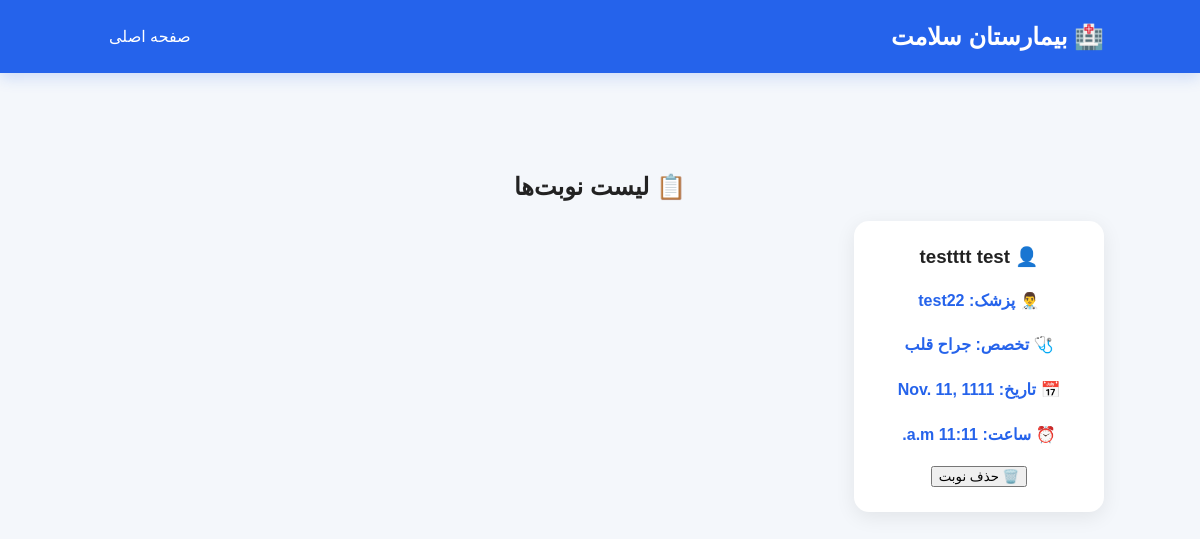
/appointments/ (signed in), run on an earlier commit of the app's database.
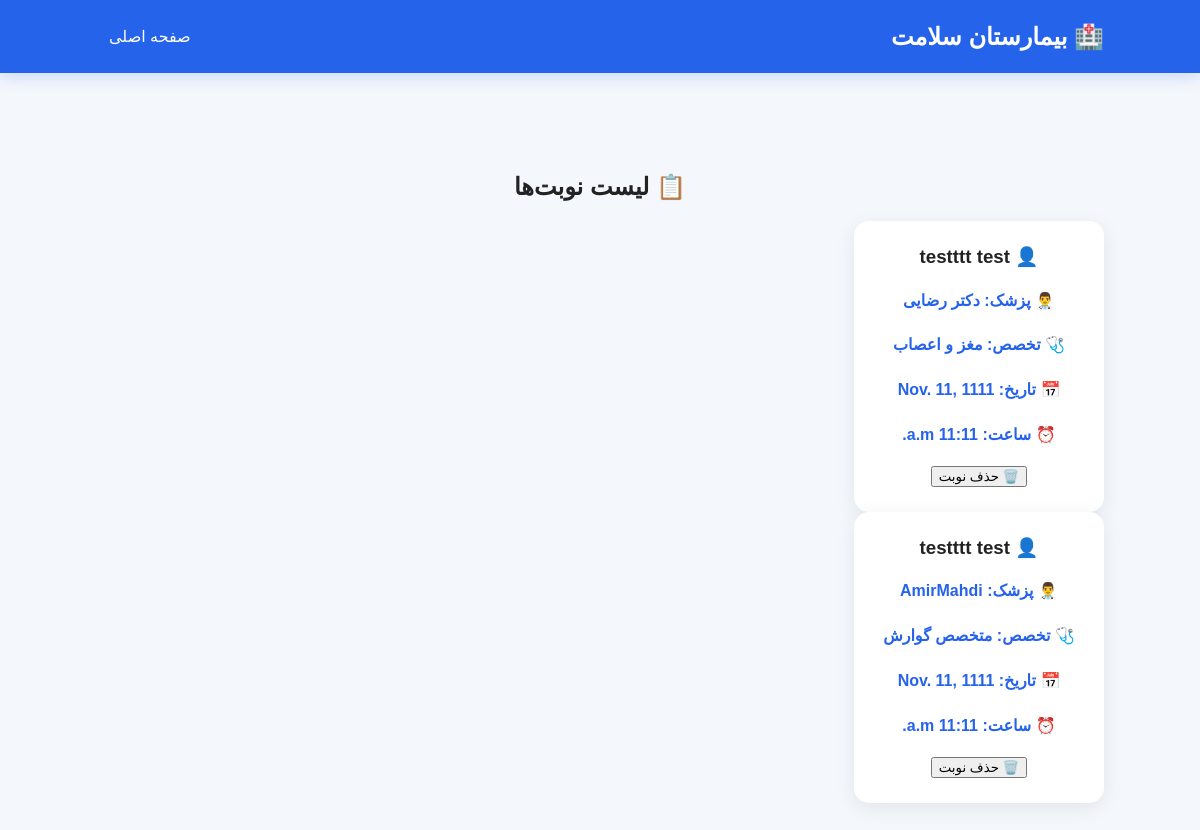
And on a later commit of the database.
### hospital/models.py (models this page shows, shortened)
class Appointment(models.Model):
    STATUS_CHOICES = [
        ("pending", "در انتظار"),
        ("confirmed", "تأیید شده"),
        ("cancelled", "لغو شده"),
        ("completed", "انجام شده"),
    ]
    patient = models.ForeignKey(
        User,
        on_delete=models.CASCADE,
        null=True,
        blank=True
    )
    patient_name = models.CharField(max_length=100)
    doctor = models.ForeignKey(
        Doctor,
        on_delete=models.CASCADE
    )
    date = models.DateField()
    time = models.TimeField()
    status = models.CharField(
        max_length=20,
        choices=STATUS_CHOICES,
        default="pending"
    )

class Doctor(models.Model):
    name = models.CharField(max_length=100)
    specialty = models.CharField(max_length=100)
    phone = models.CharField(max_length=20)

### hospital/views.py (the view)
# urls.py: path("appointments/", appointments, name="appointments"),
@login_required(login_url="/login/")
def appointments(request):
    appointments = Appointment.objects.filter(
        patient=request.user
    ).order_by("-date", "-time")
    return render(
        request,
        "appointments.html",
        {
            "appointments": appointments
        }
    )

### Templates/appointments.html (shortened to what this page needs)
{% load static %}
<!DOCTYPE html>
<html lang="fa" dir="rtl">
<head>
    <link rel="stylesheet" href="{% static 'css/style.css' %}">
</head>
<body>
    <nav>
        <h2>🏥 بیمارستان سلامت</h2>
        <a href="{% url 'home' %}">
            صفحه اصلی
        </a>
    </nav>
    <section class="doctors">
        <h1>📋 لیست نوبت‌ها</h1>
        {% for item in appointments %}
            <div class="doctor-card">
                <h3>
                    👤 {{ item.patient_name }}
                </h3>
                <p>
                    👨‍⚕️ پزشک:
                    {{ item.doctor.name }}
                </p>
                <p>
                    🩺 تخصص:
                    {{ item.doctor.specialty }}
                </p>
                <p>
                    📅 تاریخ:
                    {{ item.date }}
                </p>
                <p>
                    ⏰ ساعت:
                    {{ item.time }}
                </p>
                <form
                    method="POST"
                    action="{% url 'delete_appointment' item.id %}"
                >
                    <button type="submit">
                        🗑️ حذف نوبت
                    </button>
                </form>
            </div>
        {% empty %}
            <p>
                هنوز هیچ نوبتی ثبت نشده است.
            </p>
        {% endfor %}
    </section>
</body>
</html>

What changed in the data, as far as the page shows it:
removed Appointment: patient_name "testttt test", doctor.name "test22", doctor.specialty "جراح قلب", date "Nov. 11, 1111", time "11:11 a.m."
added Appointment: patient_name "testttt test", doctor.name "دکتر رضایی", doctor.specialty "مغز و اعصاب", date "Nov. 11, 1111", time "11:11 a.m."
added Appointment: patient_name "testttt test", doctor.name "AmirMahdi", doctor.specialty "متخصص گوارش", date "Nov. 11, 1111", time "11:11 a.m."
